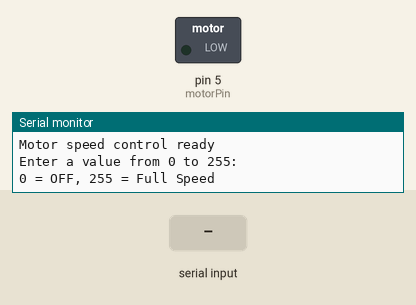
Simulated run of this sketch. Board: Arduino Uno, built with avr-gcc and run on an emulated ATmega328P. On the bench: switched loads named in the sketch (green lamp = pin HIGH), the last lines printed to the serial monitor. The test bench sets the inputs (shaded band).

Above: at 1.2 s.
1.3 s: "90,45\n" received over Serial
At 1.7 s:
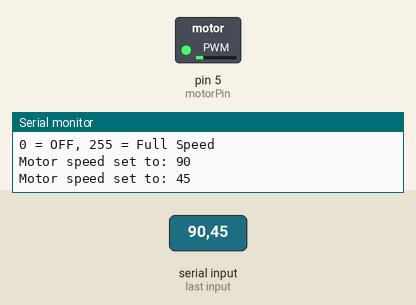
2.8 s: "30,150\n" received over Serial
At 4.0 s:
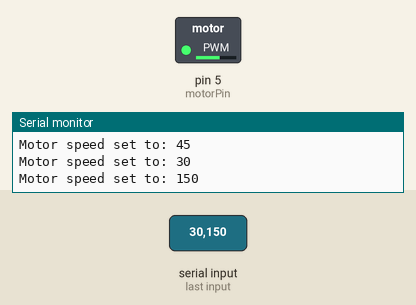
4.3 s: "200\n" received over Serial
At 5.2 s:
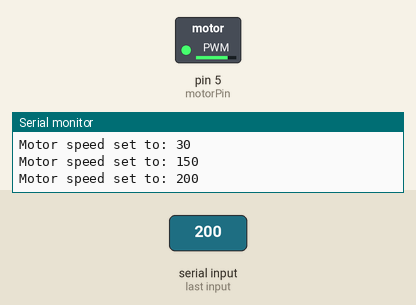
5.8 s: "90\n" received over Serial
At 6.3 s:
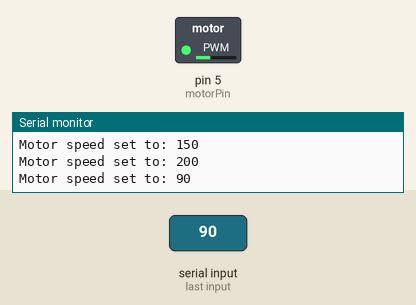
Timing chart, 0 to 8.3 s (numbered marks = the images above; inputs shaded):
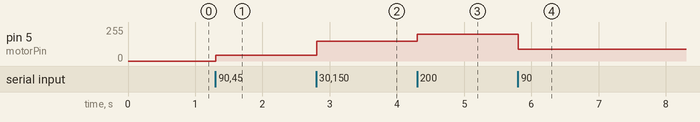

Measured:
- after the input at 1.3 s, pin 5 (motorPin): 0/255 → 45/255 at once
- after the input at 2.8 s, pin 5 (motorPin): 45/255 → 150/255 at once
- after the input at 4.3 s, pin 5 (motorPin): 150/255 → 200/255 at once
- after the input at 5.8 s, pin 5 (motorPin): 200/255 → 90/255 at once

The sketch:

38.ino
```cpp
// Project 38 - Control Motor Speed with Serial Monitor

const int motorPin = 5;  // PWM pin connected to transistor/base resistor or motor driver input

void setup()
{
  Serial.begin(9600);
  pinMode(motorPin, OUTPUT);

  Serial.println("Motor speed control ready");
  Serial.println("Enter a value from 0 to 255:");
  Serial.println("0 = OFF, 255 = Full Speed");
}

void loop()
{
  if (Serial.available() > 0)
  {
    int speedValue = Serial.parseInt();          // Read number from Serial Monitor
    speedValue = constrain(speedValue, 0, 255);  // Keep value in range

    analogWrite(motorPin, speedValue);          // Set motor speed

    Serial.print("Motor speed set to: ");
    Serial.println(speedValue);

    while (Serial.available() > 0)
    {
      Serial.read();
    }
  }
}
```
